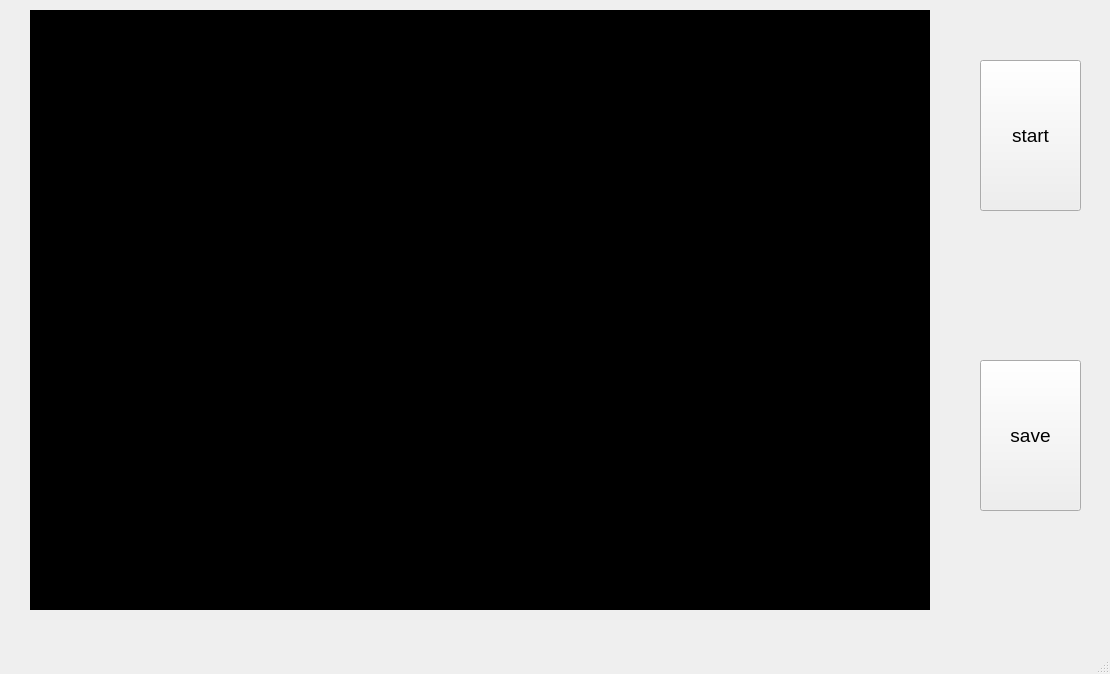
<?xml version="1.0" encoding="UTF-8"?>
<ui version="4.0">
 <class>MainWindow</class>
 <widget class="QMainWindow" name="MainWindow">
  <property name="geometry">
   <rect>
    <x>0</x>
    <y>0</y>
    <width>1110</width>
    <height>674</height>
   </rect>
  </property>
  <property name="windowTitle">
   <string>MainWindow</string>
  </property>
  <widget class="QWidget" name="centralwidget">
   <widget class="QLabel" name="label">
    <property name="geometry">
     <rect>
      <x>30</x>
      <y>10</y>
      <width>900</width>
      <height>600</height>
     </rect>
    </property>
    <property name="styleSheet">
     <string notr="true">background-color: rgb(0, 0, 0);</string>
    </property>
    <property name="text">
     <string>这是一个text Label</string>
    </property>
   </widget>
   <widget class="QPushButton" name="startBtn">
    <property name="geometry">
     <rect>
      <x>980</x>
      <y>60</y>
      <width>101</width>
      <height>151</height>
     </rect>
    </property>
    <property name="font">
     <font>
      <pointsize>14</pointsize>
     </font>
    </property>
    <property name="text">
     <string>start</string>
    </property>
   </widget>
   <widget class="QPushButton" name="saveBtn">
    <property name="geometry">
     <rect>
      <x>980</x>
      <y>360</y>
      <width>101</width>
      <height>151</height>
     </rect>
    </property>
    <property name="font">
     <font>
      <pointsize>14</pointsize>
     </font>
    </property>
    <property name="text">
     <string>save</string>
    </property>
   </widget>
  </widget>
  <widget class="QMenuBar" name="menubar">
   <property name="geometry">
    <rect>
     <x>0</x>
     <y>0</y>
     <width>1110</width>
     <height>22</height>
    </rect>
   </property>
  </widget>
  <widget class="QStatusBar" name="statusbar"/>
 </widget>
 <resources/>
 <connections/>
</ui>
